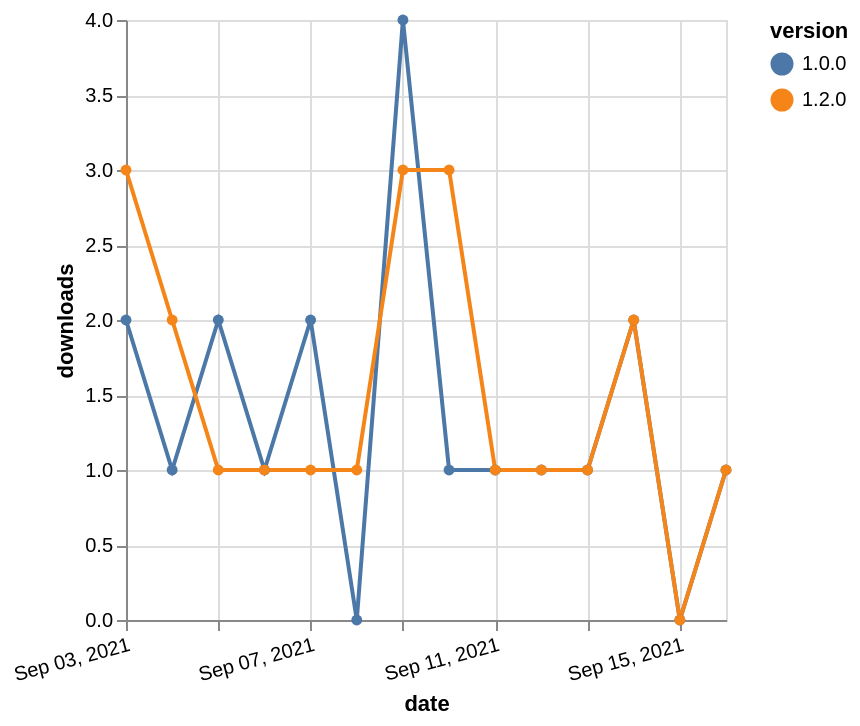

Vega-Lite specification stored for this chart:
### Vega-Lite specification from a JSON file in a GitHub repository (floating-point values rounded to 4 significant figures)
{"$schema": "https://vega.github.io/schema/vega-lite/v5.json", "description": "A simple bar chart with embedded data.", "data": {"values": [{"date": "2021-09-03", "total": 277, "delta": 2, "version": "1.0.0"}, {"date": "2021-09-04", "total": 278, "delta": 1, "version": "1.0.0"}, {"date": "2021-09-05", "total": 280, "delta": 2, "version": "1.0.0"}, {"date": "2021-09-06", "total": 281, "delta": 1, "version": "1.0.0"}, {"date": "2021-09-07", "total": 283, "delta": 2, "version": "1.0.0"}, {"date": "2021-09-08", "total": 283, "delta": 0, "version": "1.0.0"}, {"date": "2021-09-09", "total": 287, "delta": 4, "version": "1.0.0"}, {"date": "2021-09-10", "total": 288, "delta": 1, "version": "1.0.0"}, {"date": "2021-09-11", "total": 289, "delta": 1, "version": "1.0.0"}, {"date": "2021-09-12", "total": 290, "delta": 1, "version": "1.0.0"}, {"date": "2021-09-13", "total": 291, "delta": 1, "version": "1.0.0"}, {"date": "2021-09-14", "total": 293, "delta": 2, "version": "1.0.0"}, {"date": "2021-09-15", "total": 293, "delta": 0, "version": "1.0.0"}, {"date": "2021-09-16", "total": 294, "delta": 1, "version": "1.0.0"}, {"date": "2021-09-03", "total": 146, "delta": 3, "version": "1.2.0"}, {"date": "2021-09-04", "total": 148, "delta": 2, "version": "1.2.0"}, {"date": "2021-09-05", "total": 149, "delta": 1, "version": "1.2.0"}, {"date": "2021-09-06", "total": 150, "delta": 1, "version": "1.2.0"}, {"date": "2021-09-07", "total": 151, "delta": 1, "version": "1.2.0"}, {"date": "2021-09-08", "total": 152, "delta": 1, "version": "1.2.0"}, {"date": "2021-09-09", "total": 155, "delta": 3, "version": "1.2.0"}, {"date": "2021-09-10", "total": 158, "delta": 3, "version": "1.2.0"}, {"date": "2021-09-11", "total": 159, "delta": 1, "version": "1.2.0"}, {"date": "2021-09-12", "total": 160, "delta": 1, "version": "1.2.0"}, {"date": "2021-09-13", "total": 161, "delta": 1, "version": "1.2.0"}, {"date": "2021-09-14", "total": 163, "delta": 2, "version": "1.2.0"}, {"date": "2021-09-15", "total": 163, "delta": 0, "version": "1.2.0"}, {"date": "2021-09-16", "total": 164, "delta": 1, "version": "1.2.0"}]}, "width": "container", "mark": {"type": "line", "point": {"filled": true}}, "encoding": {"x": {"field": "date", "type": "temporal", "timeUnit": "yearmonthdate", "title": "date", "axis": {"labelAngle": -15}}, "y": {"field": "delta", "type": "quantitative", "title": "downloads"}, "color": {"field": "version", "type": "nominal"}, "tooltip": {"field": "delta"}}}
